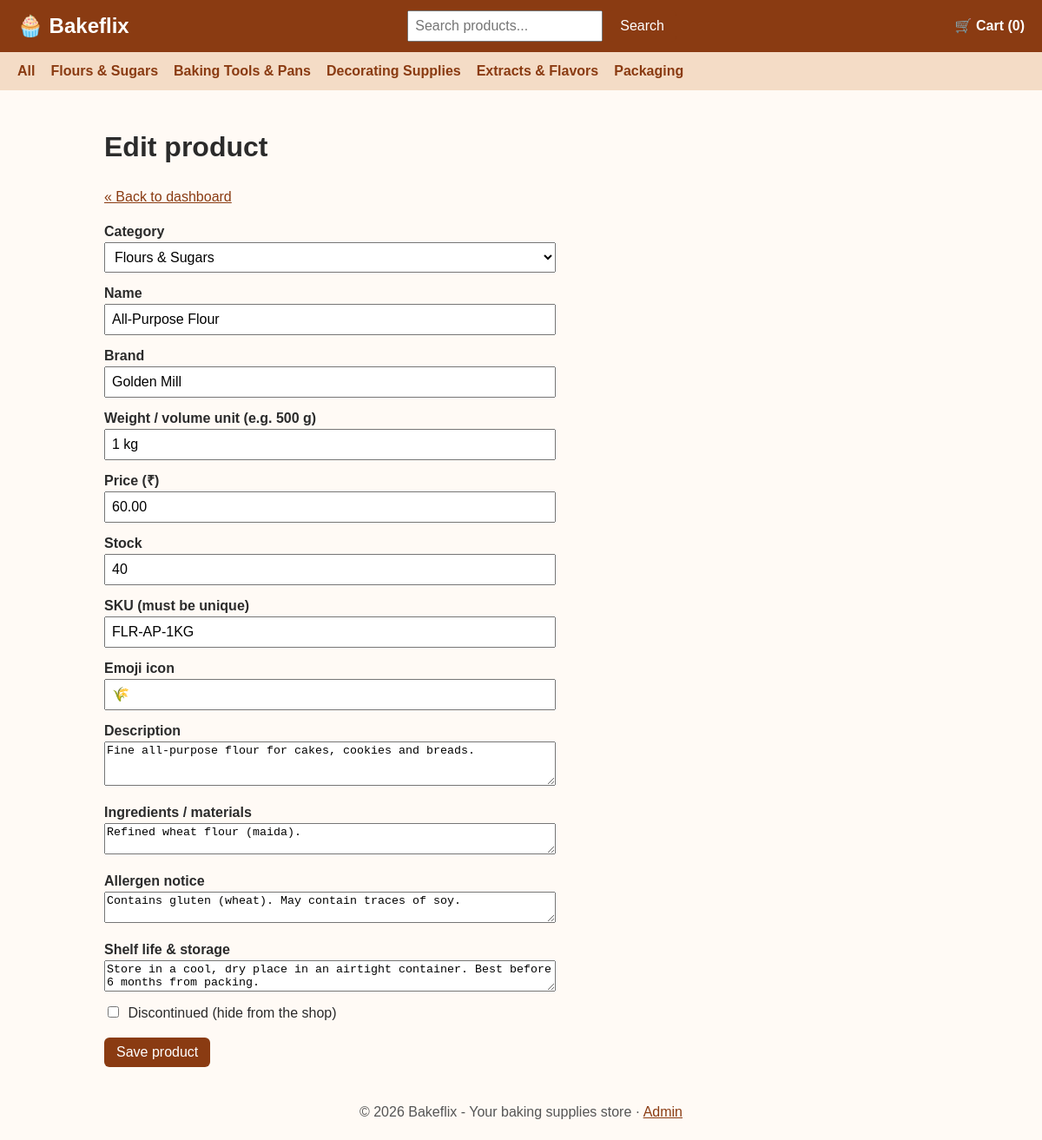
The page /admin_edit.php?id=1 (signed in) on the database its author committed.
### tables this page shows
CREATE TABLE `categories` (
  `id` int(11) NOT NULL,
  `slug` varchar(50) NOT NULL,
  `name` varchar(100) NOT NULL,
  `icon` varchar(10) NOT NULL
);

CREATE TABLE `products` (
  `id` int(11) NOT NULL,
  `category_id` int(11) NOT NULL,
  `name` varchar(150) NOT NULL,
  `brand` varchar(100) NOT NULL,
  `unit` varchar(50) NOT NULL,
  `price` decimal(10,2) NOT NULL,
  `stock` int(11) NOT NULL DEFAULT 0,
  `sku` varchar(40) NOT NULL,
  `description` text DEFAULT NULL,
  `ingredients` text DEFAULT NULL,
  `allergens` text DEFAULT NULL,
  `storage` text DEFAULT NULL,
  `icon` varchar(10) NOT NULL,
  `added_at` date NOT NULL,
  `discontinued` tinyint(1) NOT NULL DEFAULT 0,
  `image` varchar(100) DEFAULT NULL
);

### db.php (called while the page is built, shortened)
<?php
function e($text)  { return htmlspecialchars((string)$text, ENT_QUOTES, 'UTF-8'); }
?>

### admin_edit.php (the view, shortened to what this page needs)
<?php
require_once 'db.php';
$id = (int)($_GET['id'] ?? 0);
$p = ['category_id' => 1, 'name' => '', 'brand' => '', 'unit' => '', 'price' => '', 'stock' => '0',
      'sku' => '', 'icon' => '📦', 'description' => '', 'ingredients' => '', 'allergens' => '',
      'storage' => '', 'discontinued' => 0];
if ($id) {
    $stmt = $pdo->prepare('SELECT * FROM products WHERE id = ?');
    $stmt->execute([$id]);
    $row = $stmt->fetch();
    $p = $row;
}
$pageTitle = $id ? 'Edit product' : 'Add product';
require 'header.php';
?>
<h1><?= e($pageTitle) ?></h1>
<p><a href="admin.php">&laquo; Back to dashboard</a></p>
<form method="post" class="form">
    <label for="category_id">Category</label>
    <select name="category_id" id="category_id">
        <?php foreach ($categories as $c): ?>
            <option value="<?= $c['id'] ?>" <?= $p['category_id'] == $c['id'] ? 'selected' : '' ?>><?= e($c['name']) ?></option>
        <?php endforeach; ?>
    </select>
    <label for="name">Name</label>
    <input type="text" id="name" name="name" value="<?= e($p['name']) ?>" required>
    <label for="brand">Brand</label>
    <input type="text" id="brand" name="brand" value="<?= e($p['brand']) ?>" required>
    <label for="unit">Weight / volume unit (e.g. 500 g)</label>
    <input type="text" id="unit" name="unit" value="<?= e($p['unit']) ?>" required>
    <label for="price">Price (₹)</label>
    <input type="number" id="price" name="price" step="0.01" min="0" value="<?= e($p['price']) ?>" required>
    <label for="stock">Stock</label>
    <input type="number" id="stock" name="stock" min="0" value="<?= e($p['stock']) ?>" required>
    <label for="sku">SKU (must be unique)</label>
    <input type="text" id="sku" name="sku" value="<?= e($p['sku']) ?>" required>
    <label for="icon">Emoji icon</label>
    <input type="text" id="icon" name="icon" value="<?= e($p['icon']) ?>" maxlength="4">
    <label for="description">Description</label>
    <textarea id="description" name="description" rows="3"><?= e($p['description']) ?></textarea>
    <label for="ingredients">Ingredients / materials</label>
    <textarea id="ingredients" name="ingredients" rows="2"><?= e($p['ingredients']) ?></textarea>
    <label for="allergens">Allergen notice</label>
    <textarea id="allergens" name="allergens" rows="2"><?= e($p['allergens']) ?></textarea>
    <label for="storage">Shelf life &amp; storage</label>
    <textarea id="storage" name="storage" rows="2"><?= e($p['storage']) ?></textarea>
    <label class="inline"><input type="checkbox" name="discontinued" <?= $p['discontinued'] ? 'checked' : '' ?>> Discontinued (hide from the shop)</label>
    <button type="submit">Save product</button>
</form>
<?php require 'footer.php'; ?>

### header.php (shortened to what this page needs)
<?php
require_once 'db.php';
$categories = $pdo->query('SELECT * FROM categories ORDER BY id')->fetchAll();
$cartCount  = array_sum($_SESSION['cart']);
$pageTitle  = $pageTitle ?? 'Bakeflix';
?>
<!DOCTYPE html>
<html lang="en">
<head>
    <link rel="stylesheet" href="style.css">
</head>
<body>
<header>
    <a class="logo" href="index.php">🧁 Bakeflix</a>
    <form action="category.php" method="get" role="search">
        <input type="search" name="q" placeholder="Search products..." aria-label="Search products">
        <button type="submit">Search</button>
    </form>
    <a class="cart-link" href="cart.php">🛒 Cart (<?= $cartCount ?>)</a>
</header>
<nav aria-label="Categories">
    <a href="category.php">All</a>
    <?php foreach ($categories as $cat): ?>
        <a href="category.php?cat=<?= e($cat['slug']) ?>"><?= e($cat['name']) ?></a>
    <?php endforeach; ?>
</nav>
<main>

### footer.php
</main>
<footer>&copy; <?= date('Y') ?> Bakeflix - Your baking supplies store &middot; <a href="admin.php">Admin</a></footer>
</body>
</html>

### style.css (style rules this page uses)
* { box-sizing: border-box; }
body { margin: 0; font-family: Arial, sans-serif; color: #2b2b2b; background: #fffaf5; line-height: 1.5; }
a { color: #8a3b12; }
header { display: flex; flex-wrap: wrap; gap: 12px; align-items: center; justify-content: space-between; padding: 12px 20px; background: #8a3b12; }
header a { color: #fff; text-decoration: none; font-weight: bold; }
.logo { font-size: 1.5rem; }
header form { display: flex; gap: 6px; }
nav { display: flex; flex-wrap: wrap; gap: 6px 18px; padding: 10px 20px; background: #f4dcc6; }
nav a { text-decoration: none; font-weight: bold; }
main { max-width: 1000px; margin: 0 auto; padding: 20px; }
footer { text-align: center; padding: 20px; color: #555; }
.button, button { background: #8a3b12; color: #fff; border: 0; padding: 8px 14px; border-radius: 6px; cursor: pointer; text-decoration: none; font-size: 1rem; display: inline-block; }
input, select { padding: 7px; font-size: 1rem; }
input[type=number] { width: 70px; }
.form { max-width: 520px; }
.form label { display: block; margin-top: 12px; font-weight: bold; }
.form label.inline { font-weight: normal; margin-top: 6px; }
.form input[type=text], .form input[type=email], .form input[type=tel], .form input[type=password], .form input[type=number], .form textarea, .form select { width: 100%; }
.form input[type=checkbox], .form input[type=radio] { width: auto; margin-right: 6px; }
.form button { margin-top: 16px; }

### rows shown on the page
categories: name "Flours & Sugars"
categories: name "Baking Tools & Pans"
categories: name "Decorating Supplies"
categories: name "Extracts & Flavors"
categories: name "Packaging"
products: category_id "Flours & Sugars", name "All-Purpose Flour", brand "Golden Mill", unit "1 kg", price "60.00", stock "40", sku "FLR-AP-1KG", icon "🌾", description "Fine all-purpose flour for cakes, cookies and breads.", ingredients "Refined wheat flour (maida).", allergens "Contains gluten (wheat). May contain traces of soy.", storage "Store in a cool, dry place in an airtight container. Best before 6 months from packing."

### other values the page prints
$cartCount "0"
$pageTitle "Edit product"
